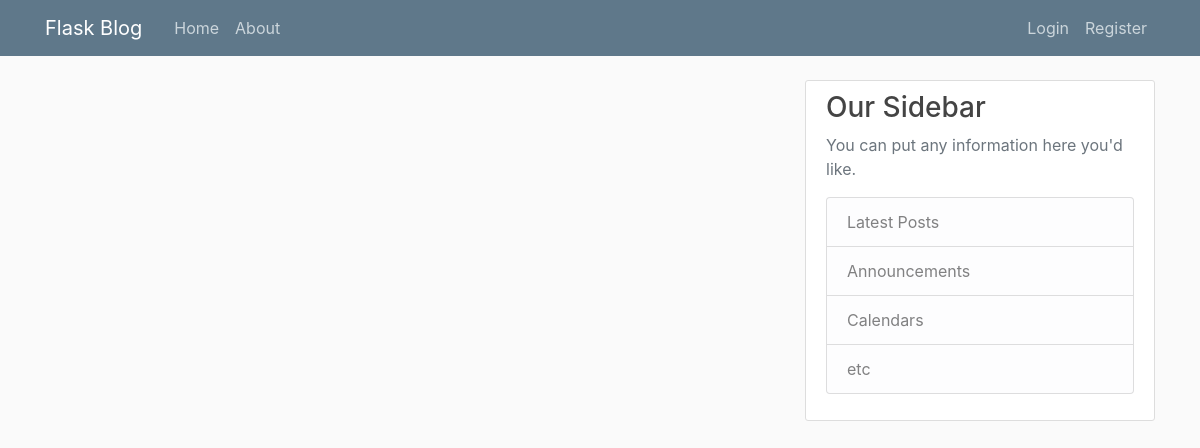
Page /home on the earlier database version.
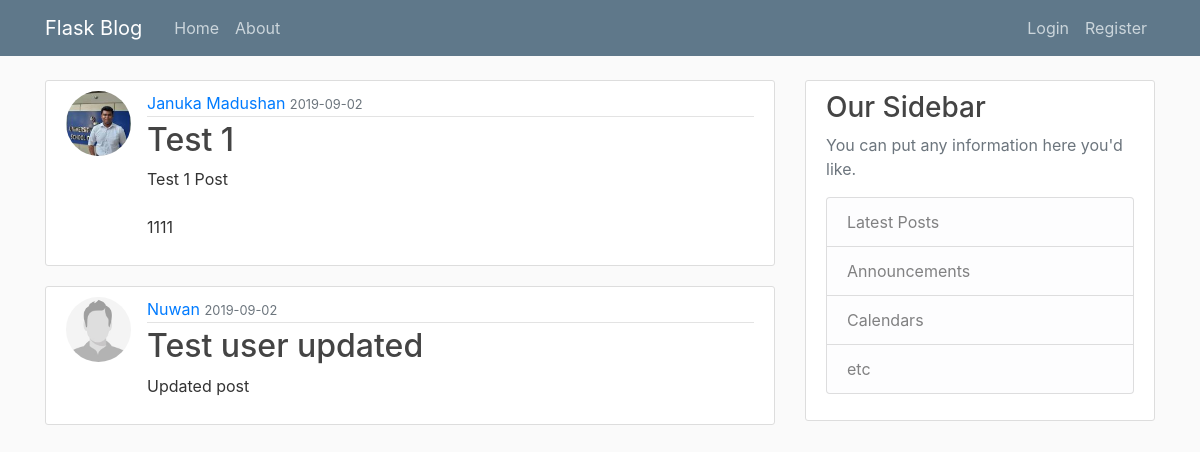
Same page on the later database version.
### app/models.py (models this page shows, shortened)
class Post(db.Model):
    id = db.Column(db.Integer, primary_key=True)
    title = db.Column(db.String(100), nullable=False)
    date_posted = db.Column(db.DateTime, nullable=False, default=datetime.utcnow)
    content = db.Column(db.Text, nullable=False)
    user_id = db.Column(db.Integer, db.ForeignKey('user.id'), nullable=False)

class User(db.Model, UserMixin):
    id = db.Column(db.Integer, primary_key=True)
    username = db.Column(db.String(20), unique=True, nullable=False)
    email = db.Column(db.String(120), unique=True, nullable=False)
    image_file = db.Column(db.String(20), nullable=False, default='default.jpg')
    password = db.Column(db.String(60), nullable=False)
    posts = db.relationship('Post', backref='author', lazy=True)

### app/routes.py (the view)
@app.route('/')
@app.route('/home')
def home():
    posts = Post.query.all()
    return render_template("home.html", posts=posts)

### app/templates/home.html
{% extends "layout.html" %}
{% block content %}
    {% for post in posts %}
        <article class="media content-section">
            <img class="rounded-circle article-img" src="{{ url_for('static', filename='images/'+ post.author.image_file)}}">
            <div class="media-body">
                <div class="article-metadata">
                    <a claa="mr-2" href="#">{{ post.author.username }}</a>
                    <small class="text-muted">{{ post.date_posted.strftime('%Y-%m-%d') }}</small>
                </div>
                <h2><a class="article-title" href="{{ url_for('post',post_id=post.id)}}">{{ post.title }}</a></h2>
                <p class="article-content">{{ post.content }}</p>
            </div>
        </article>
    {% endfor %}
{% endblock content %}

### app/templates/layout.html (shortened to what this page needs)
<!DOCTYPE html>
<html lang="en">
<head>
    <link rel="stylesheet" href="https://stackpath.bootstrapcdn.com/bootstrap/4.1.3/css/bootstrap.min.css">
    <link rel = "stylesheet" type="text/css" href="{{ url_for('static', filename='main.css') }}">
</head>
<body>
<header class="site-header">
    <nav class="navbar navbar-expand-md navbar-dark bg-steel fixed-top">
        <div class="container">
            <a class="navbar-brand mr-4" href="/">Flask Blog</a>
            <div class="collapse navbar-collapse" id="navbarToggle">
                <div class="navbar-nav mr-auto">
                    <a class="nav-item nav-link" href="{{ url_for ('home') }}">Home</a>
                    <a class="nav-item nav-link" href="{{ url_for ('about') }}">About</a>
                </div>
                <div class="navbar-nav">
                    {% if current_user.is_authenticated %}
                        <a class="nav-item nav-link" href="{{ url_for ('new_post') }}">New Post</a>
                        <a class="nav-item nav-link" href="{{ url_for ('account') }}">Account</a>
                        <a class="nav-item nav-link" href="{{ url_for ('logout') }}">Logout</a>
                    {% else %}
                        <a class="nav-item nav-link" href="{{ url_for ('login') }}">Login</a>
                        <a class="nav-item nav-link" href="{{ url_for ('register') }}">Register</a>
                    {% endif %}
                </div>
            </div>
        </div>
    </nav>
</header>
<main role="main" class="container">
    <div class="row">
        <div class="col-md-8">
            {% block content %}{% endblock %}
        </div>
        <div class="col-md-4">
            <div class="content-section">
                <h3>Our Sidebar</h3>
                <p class='text-muted'>You can put any information here you'd like.
                <ul class="list-group">
                    <li class="list-group-item list-group-item-light">Latest Posts</li>
                    <li class="list-group-item list-group-item-light">Announcements</li>
                    <li class="list-group-item list-group-item-light">Calendars</li>
                    <li class="list-group-item list-group-item-light">etc</li>
                </ul>
                </p>
            </div>
        </div>
    </div>
</main>
</body>
</html>

### app/static/main.css (style rules this page uses)
body { background: #fafafa; color: #333333; margin-top: 5rem; }
h1, h2, h3, h4, h5, h6 { color: #444444; }
.bg-steel { background-color: #5f788a; }
.site-header .navbar-nav .nav-link { color: #cbd5db; }
.content-section { background: #ffffff; padding: 10px 20px; border: 1px solid #dddddd; border-radius: 3px; margin-bottom: 20px; }
.article-title { color: #444444; }
.article-content { white-space: pre-line; }
.article-img { height: 65px; width: 65px; margin-right: 16px; }
.article-metadata { padding-bottom: 1px; margin-bottom: 4px; border-bottom: 1px solid #e3e3e3 }

Differences in the rows shown:
added Post: image_file (picture), author.username "Januka Madushan", date_posted "2019-09-02", title "Test 1", content "Test 1 Post 1111"
added Post: image_file (placeholder picture), author.username "Nuwan", date_posted "2019-09-02", title "Test user updated", content "Updated post"
